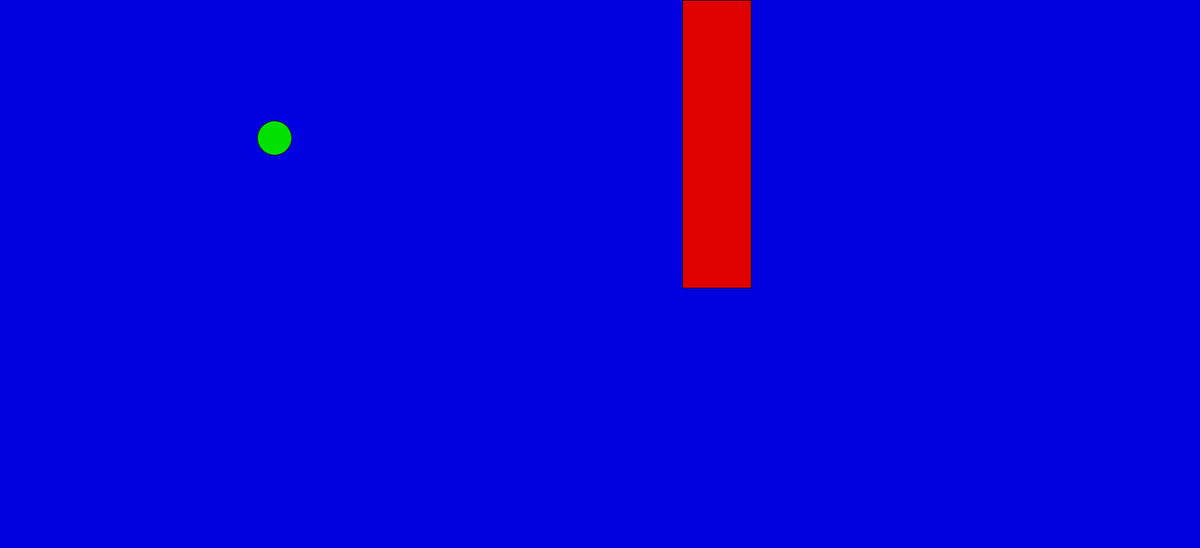
Frame 1 (no input)
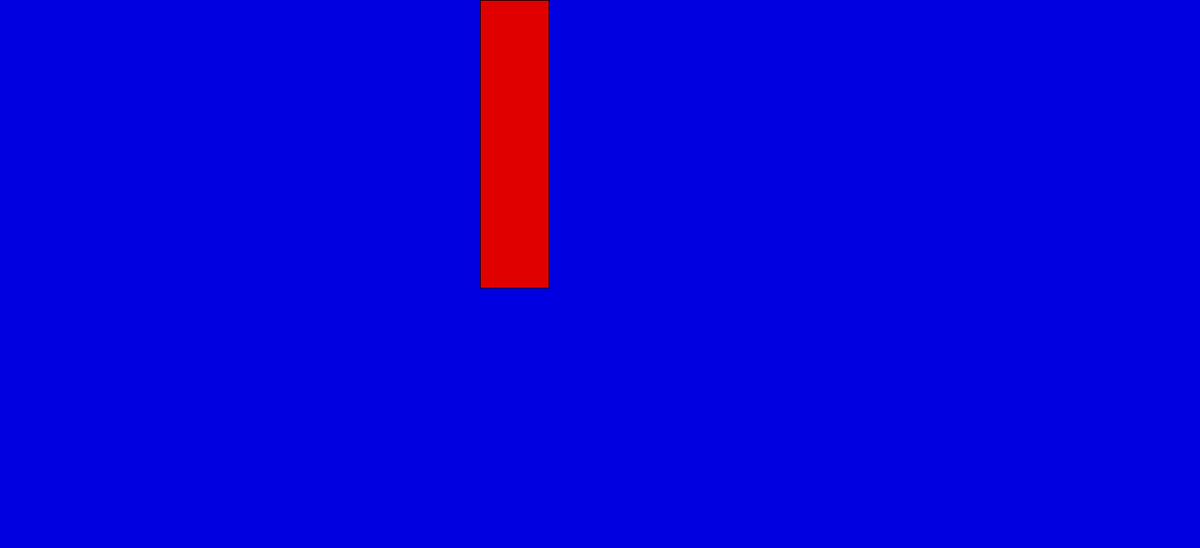
Frame 60 (the mouse pressed at the canvas centre just before this capture)
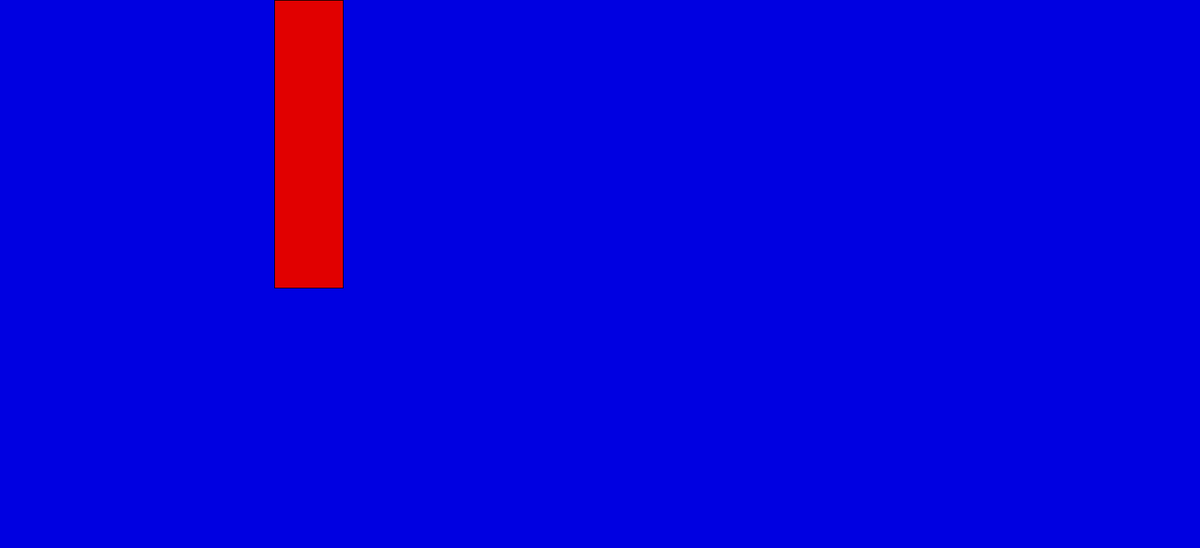
Frame 120 (the mouse held since frame 60 and released just before this capture)

The Processing sketch that drew these frames (run headless with seeded random() and noise(); from frame 60 on, the mouse is pressed at the canvas centre):

// Processing sketch: flappy_bird
// ── flappy_bird.pde
float X = 400;
float Y = 200;
float YVelocity = 1;
float gravity = 0.5;
float r = random (650);
float x2 = 1000;
float y2 = 0;
float pipeX = 1;
void setup(){
size(1750,800);



}

void draw(){
YVelocity += gravity;
  Y+=YVelocity;
  background(0,0,225);
fill(0,225,0);
ellipse(X,Y,50,50);
x2 -= 5;
fill(225, 0, 0);
rect(x2, y2,100, r);
if (x2 <= 0){
x2 = 1750;
r = random(650);
}
 if (intersects(X,Y,x2,y2,r) == true){
 exit();
 }
 
  
 }
 
boolean intersects(float birdX, float birdY, float paddleX,float paddleY, float paddleLength) {
if (birdY > paddleY - 4 && birdX > paddleX && birdX < paddleX + paddleLength)
return true;
else 
return false;
}

void mousePressed(){
YVelocity = -10;
}
